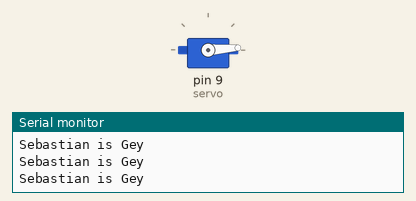
The sketch below on a simulated Arduino Uno, built with avr-gcc and run on an emulated ATmega328P. On the bench: servo, the last lines printed to the serial monitor.

Above: at 0.05 s.
At 1.6 s:
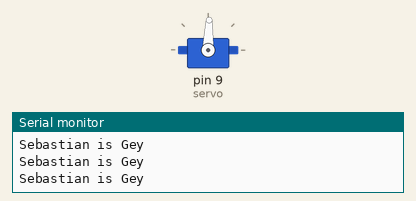
At 3.2 s:
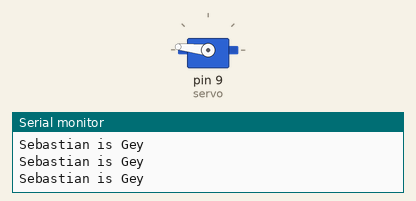
At 6.4 s:
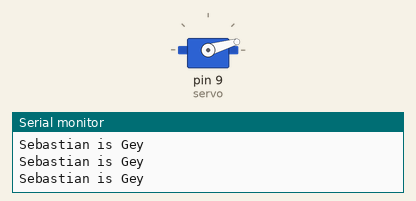
Timing chart, 0 to 8.8 s (numbered marks = the images above):
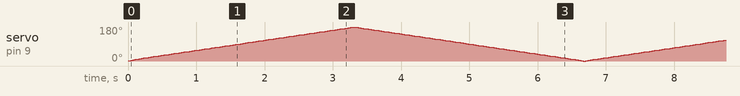

The sketch:

servo_test.ino
```cpp
#include <Servo.h>

Servo servo;
//0 == Left == Counterclockwise
//180 == other


int val = 0;


void setup() {
  servo.attach(9);
  servo.write(val);
  Serial.begin(9600);
}
int dir = 1;
void loop() {

  servo.write(val += dir);
  if(val >= 180){
      dir = -1;
  }
  else if (val <= 0){
    dir = 1;
  }

  Serial.println("Sebastian is Gey");
  delay(15);
}
```
